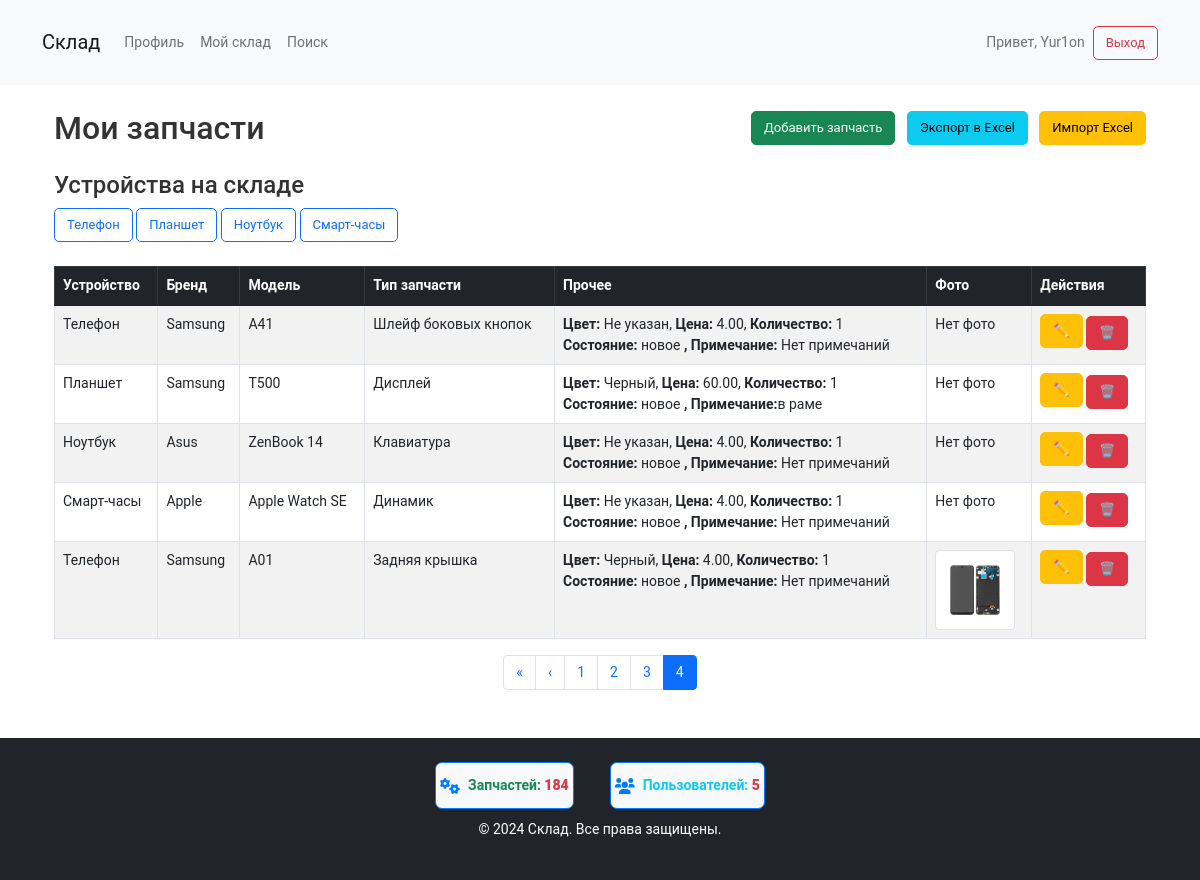
Page /warehouse/?page=4 (signed in) on the earlier database version.
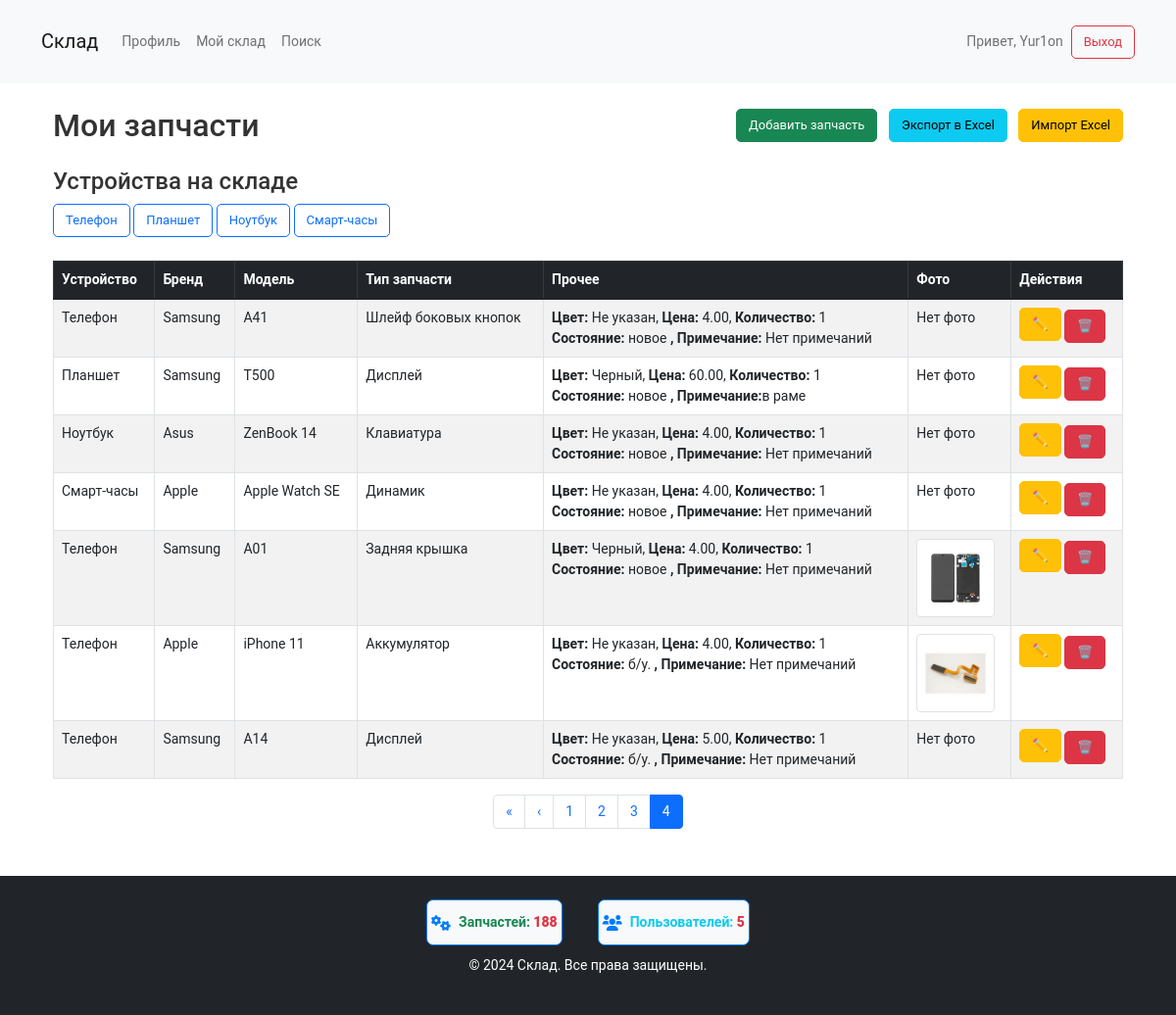
Same page on the later database version.
### warehouse/models.py (models this page shows, shortened)
class Part(models.Model):
    user = models.ForeignKey(User, on_delete=models.CASCADE)
    device = models.CharField(max_length=100)
    brand = models.CharField(max_length=100)
    model = models.CharField(max_length=100)
    part_type = models.CharField(max_length=100)
    condition = models.CharField(max_length=50, blank=True, null=True)  # Новое поле для состояния
    color = models.CharField(max_length=50, blank=True, null=True)
    quantity = models.IntegerField()
    price = models.DecimalField(max_digits=10, decimal_places=2)
    note = models.TextField(blank=True, null=True)
    created_at = models.DateTimeField(auto_now_add=True)

class PartImage(models.Model):
    part = models.ForeignKey(Part, on_delete=models.CASCADE, related_name='images')
    image = models.ImageField(upload_to='part_images/')

### warehouse/views.py (the view)
# urls.py: path('warehouse/', views.warehouse_view, name='warehouse'),
@login_required
def warehouse_view(request):
    if not request.user.is_authenticated:
        return redirect('login')
    query = request.GET.get('q')
    brand = request.GET.get('brand')
    model = request.GET.get('model')
    part_type = request.GET.get('part_type')
    parts = Part.objects.filter(user=request.user)
    if query:
        parts = parts.filter(device__icontains=query)
    if brand:
        parts = parts.filter(brand__icontains=brand)
    if model:
        parts = parts.filter(model__icontains=model)
    if part_type:
        parts = parts.filter(part_type__icontains=part_type)
    paginator = Paginator(parts, 30)  # Отображаем 30 запчастей на одной странице
    page_number = request.GET.get('page')
    page_obj = paginator.get_page(page_number)
    devices = Part.objects.filter(user=request.user).values_list('device', flat=True).distinct()
    brands = Part.objects.filter(user=request.user).values_list('brand', flat=True).distinct()
    return render(request, 'warehouse/warehouse.html', {
        'page_obj': page_obj,
        'query': query,
        'brand': brand,
        'model': model,
        'part_type': part_type,
        'devices': devices,
        'brands': brands
    })

### warehouse/context_processors.py (called while the page is built)
def counts(request):
    return {
        'part_count': Part.objects.count(),
        'user_count': User.objects.count(),
    }

### warehouse/templates/warehouse/warehouse.html (shortened to what this page needs)
{% extends 'warehouse/base.html' %}
{% block content %}
{% load static %}
<div class="container my-4">
    <div class="d-flex justify-content-between align-items-center mb-4">
        <h2 class="mb-0">Мои запчасти</h2>
        <div>
            <a href="{% url 'add_part' %}" class="btn btn-success me-2">Добавить запчасть</a>
            <a href="{% url 'export_excel' %}" class="btn btn-info me-2">Экспорт в Excel</a>
            <a href="{% url 'import_parts' %}" class="btn btn-warning">Импорт Excel</a>
        </div>
    </div>
    <div id="device-buttons-container" class="mb-4">
        <h4 class="small-header">Устройства на складе</h4>
        <div id="device-buttons" class="mb-3">
            {% for device in devices %}
                <button class="btn btn-outline-primary btn-compact" onclick="filterByDevice('{{ device }}')">{{ device }}</button>
            {% endfor %}
        </div>
    </div>
<div id="parts-table-container" class="table-responsive">
    <table id="parts-table" class="table table-striped table-hover table-bordered">
        <thead class="table-dark">
            <tr>
                <th>Устройство</th>
                <th>Бренд</th>
                <th>Модель</th>
                <th>Тип запчасти</th>
                <th>Прочее</th>
                <th>Фото</th>
                <th>Действия</th>
            </tr>
        </thead>
        <tbody id="parts-table-body">
            {% for part in page_obj %}
            <tr>
                <td>{{ part.device }}</td>
                <td>{{ part.brand }}</td>
                <td>{{ part.model }}</td>
                <td>{{ part.part_type }}</td>
                <td>
                    <div>
                        <strong>Цвет:</strong> {{ part.color|default:"Не указан" }},
                        <strong>Цена:</strong> {{ part.price }},
                        <strong>Количество:</strong> {{ part.quantity }}
                    </div>
                    <div>
                        {% if part.condition %}
                            <strong>Состояние:</strong> {{ part.condition }}
                        {% endif %}
                        {% if part.note %}
                            <strong>, Примечание:</strong>{{ part.note }}
                        {% else %}
                            <strong>, Примечание:</strong><span> Нет примечаний</span>
                        {% endif %}
                    </div>
                </td>
                <td>
                    {% if part.images.all %}
                    <a href="#" data-bs-toggle="modal" data-bs-target="#imageModal-{{ part.id }}">
                        <img src="{{ part.images.all.0.image.url }}" alt="{{ part.model }}" class="img-thumbnail" style="max-width: 80px; max-height: 80px;">
                    </a>
                    {% else %}
                    Нет фото
                    {% endif %}
                </td>
                <td>
                    <a href="{% url 'edit_part' part.id %}" class="btn btn-warning btn-sm mb-1" data-bs-toggle="tooltip" data-bs-placement="top" title="Редактировать">✏️</a>
                    <a href="{% url 'delete_part' part.id %}" class="btn btn-danger btn-sm" data-bs-toggle="tooltip" data-bs-placement="top" title="Удалить">🗑️</a>
                </td>
            </tr>
            {% empty %}
            <tr>
                <td colspan="7" class="text-center">Запчасти не найдены</td>
            </tr>
            {% endfor %}
        </tbody>
    </table>
</div>
    <nav aria-label="Page navigation">
        <ul class="pagination justify-content-center">
            {% if page_obj.has_previous %}
                <li class="page-item">
                    <a class="page-link" href="?page=1" aria-label="First">
                        <span aria-hidden="true">&laquo;</span>
                    </a>
                </li>
                <li class="page-item">
                    <a class="page-link" href="?page={{ page_obj.previous_page_number }}" aria-label="Previous">
                        <span aria-hidden="true">&lsaquo;</span>
                    </a>
                </li>
            {% endif %}
            {% for num in page_obj.paginator.page_range %}
                {% if page_obj.number == num %}
                    <li class="page-item active"><span class="page-link">{{ num }}</span></li>
                {% else %}
                    <li class="page-item"><a class="page-link" href="?page={{ num }}">{{ num }}</a></li>
                {% endif %}
            {% endfor %}
        </ul>
    </nav>
</div>
<link rel="stylesheet" href="{% static 'css/warehouse.css' %}">
{% endblock %}

### warehouse/templates/warehouse/base.html (shortened to what this page needs)
<!DOCTYPE html>
<html lang="ru">
<head>
    {% load static %}
    <link href="https://cdn.jsdelivr.net/npm/bootstrap@5.1.3/dist/css/bootstrap.min.css" rel="stylesheet">
    <link rel="stylesheet" href="https://cdnjs.cloudflare.com/ajax/libs/font-awesome/6.0.0-beta3/css/all.min.css">
    <link rel="stylesheet" href="{% static 'css/styles.css' %}">
</head>
<body>
    <header class="header bg-light py-3 mb-4">
        <div class="container">
            <nav class="navbar navbar-expand-lg navbar-light">
                <a class="navbar-brand" href="{% url 'home' %}">Склад</a>
                <div class="collapse navbar-collapse" id="navbarNav">
                    <ul class="navbar-nav me-auto">
                        {% if user.is_authenticated %}
                            <li class="nav-item"><a class="nav-link" href="{% url 'profile' %}">Профиль</a></li>
                            <li class="nav-item"><a class="nav-link" href="{% url 'warehouse' %}">Мой склад</a></li>
                        {% endif %}
                        <li class="nav-item"><a class="nav-link" href="{% url 'search' %}">Поиск</a></li>
                    </ul>
                    {% if user.is_authenticated %}
                        <span class="navbar-text ms-3">Привет, {{ user.username }}</span>
                        <a class="btn btn-outline-danger ms-2" href="{% url 'logout' %}">Выход</a>
                    {% else %}
                        <a class="btn btn-outline-primary ms-2" href="{% url 'login' %}">Вход</a>
                        <a class="btn btn-outline-secondary ms-2" href="{% url 'register' %}">Регистрация</a>
                    {% endif %}
                </div>
            </nav>
        </div>
    </header>
    <div class="container mt-4">
        {% block content %}{% endblock %}
    </div>
    <footer class="footer bg-dark text-white py-4 mt-5">
        <div class="container">
            <div class="counter-group">
                <div class="counter">
                    <i class="fas fa-cogs"></i>
                    <span class="navbar-text text-success fw-bold">Запчастей: <strong class="text-danger">{{ part_count }}</strong></span>
                </div>
                <div class="counter">
                    <i class="fas fa-users"></i>
                    <span class="navbar-text text-info fw-bold">Пользователей: <strong class="text-danger">{{ user_count }}</strong></span>
                </div>
            </div>
            <p class="text-center">&copy; 2024 Склад. Все права защищены.</p>
        </div>
    </footer>
</body>
</html>

### static/css/styles.css (style rules this page uses)
.btn-compact { padding: 6px 12px; font-size: 0.9rem; border-radius: 5px; }
body { margin: 0; padding: 0; color: #333; font-family: 'Roboto', sans-serif; font-size: 14px; line-height: 21px; position: relative; }
.btn { padding: 6px 12px; font-size: 13px; line-height: 20px; border-radius: 5px; text-align: center; display: inline-block; cursor: pointer; }
.img-thumbnail { max-width: 100%; max-height: 100%; object-fit: contain; }
.img-thumbnail { width: 80px; height: 80px; }

### warehouse/templates/warehouse/base.html (style rules this page uses)
.counter { border: 1px solid #007bff; border-radius: 7px; padding: 4px; margin: 0 8px; display: flex; align-items: center; background-color: #f8f9fa; }
.counter i { font-size: 1rem; margin-right: 8px; color: #007bff; }
.footer .counter-group { display: flex; justify-content: center; gap: 20px; margin-bottom: 10px; }

Differences in the rows shown:
added Part: device "Телефон", brand "Apple", model "iPhone 11", part_type "Аккумулятор", color "Не указан", price "4.00", quantity "1", condition "б/у.", shows ", Примечание:", note "Нет примечаний", images.all.0.image (picture)
added Part: device "Телефон", brand "Samsung", model "A14", part_type "Дисплей", color "Не указан", price "5.00", quantity "1", condition "б/у.", shows ", Примечание:", note "Нет примечаний", shows "Нет фото"
Other differences:
{{ part_count }}: "184" → "188"
